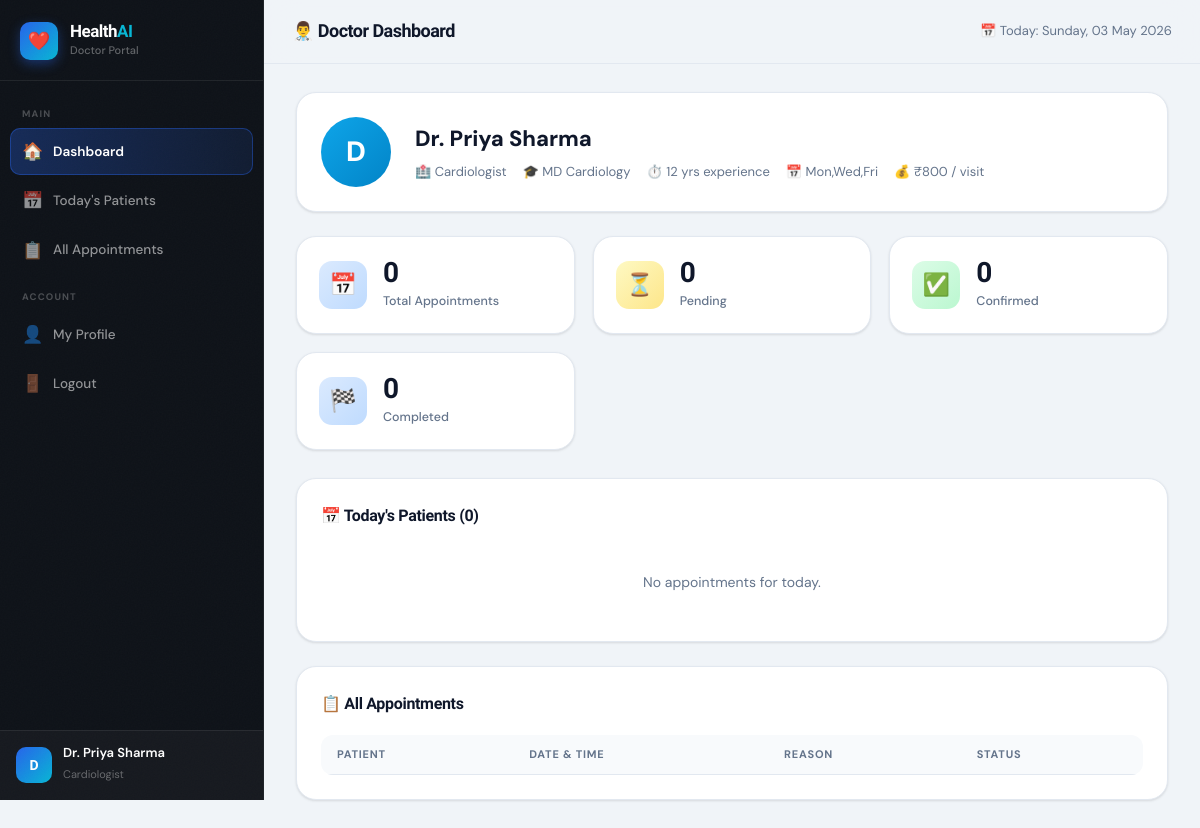
/dashboard/doctor.php (signed in), run on the app's committed database.
### tables this page shows
CREATE TABLE doctors (
    id INT AUTO_INCREMENT PRIMARY KEY,
    user_id INT NOT NULL,
    specialization VARCHAR(100),
    qualification VARCHAR(100),
    experience INT,
    available_days VARCHAR(100),
    fee DECIMAL(10,2),
    hospital VARCHAR(150),
    FOREIGN KEY (user_id) REFERENCES users(id) ON DELETE CASCADE
);

CREATE TABLE users (
    id INT AUTO_INCREMENT PRIMARY KEY,
    name VARCHAR(100) NOT NULL,
    email VARCHAR(100) UNIQUE NOT NULL,
    password VARCHAR(255) NOT NULL,
    role ENUM('patient','doctor','admin') DEFAULT 'patient',
    phone VARCHAR(15),
    gender ENUM('Male','Female','Other'),
    age INT,
    address TEXT,
    profile_pic VARCHAR(255) DEFAULT 'default.png',
    created_at TIMESTAMP DEFAULT CURRENT_TIMESTAMP
);

### dashboard/doctor.php (the view, shortened to what this page needs)
<?php
$db  = getDB();
$uid = (int)$_SESSION['user_id'];
$doctor = $db->query("
    SELECT u.*, d.specialization, d.qualification, d.experience, d.available_days, d.fee, d.hospital
    FROM users u JOIN doctors d ON d.user_id=u.id WHERE u.id=$uid
")->fetch_assoc();
$total_appts     = $db->query("SELECT COUNT(*) c FROM appointments WHERE doctor_id=$uid")->fetch_assoc()['c'];
$pending_appts   = $db->query("SELECT COUNT(*) c FROM appointments WHERE doctor_id=$uid AND status='pending'")->fetch_assoc()['c'];
$confirmed_appts = $db->query("SELECT COUNT(*) c FROM appointments WHERE doctor_id=$uid AND status='confirmed'")->fetch_assoc()['c'];
$completed_appts = $db->query("SELECT COUNT(*) c FROM appointments WHERE doctor_id=$uid AND status='completed'")->fetch_assoc()['c'];
$today = date('Y-m-d');
$stmtToday = $db->prepare("
    SELECT a.*, u.name AS patient_name, u.age, u.gender, u.phone,
           pr.blood_group, pr.allergies, pr.chronic_diseases
    FROM appointments a
    JOIN users u ON a.patient_id=u.id
    LEFT JOIN patient_records pr ON pr.patient_id=u.id
    WHERE a.doctor_id=? AND a.appointment_date=?
    ORDER BY a.appointment_time ASC
");
$stmtToday->bind_param("is", $uid, $today);
$stmtToday->execute();
$todayAppts = $stmtToday->get_result()->fetch_all(MYSQLI_ASSOC);
?>
<!DOCTYPE html>
<html lang="en">
<head>
<link rel="stylesheet" href="../assets/css/style.css">
</head>
<body>
<div class="layout">
  <aside class="sidebar">
    <div class="sidebar-logo"><div class="sidebar-logo-icon">❤️</div><div><h2>Health<span>AI</span></h2><p>Doctor Portal</p></div></div>
    <nav class="sidebar-nav">
      <div class="nav-section">Main</div>
      <a href="doctor.php" class="nav-item active"><span class="nav-icon">🏠</span> Dashboard</a>
      <a href="#today" class="nav-item"><span class="nav-icon">📅</span> Today's Patients</a>
      <a href="#all" class="nav-item"><span class="nav-icon">📋</span> All Appointments</a>
      <div class="nav-section">Account</div>
      <a href="doctor_profile.php" class="nav-item"><span class="nav-icon">👤</span> My Profile</a>
      <a href="../logout.php" class="nav-item"><span class="nav-icon">🚪</span> Logout</a>
    </nav>
    <div class="sidebar-user">
      <div class="avatar"><?= strtoupper(substr($doctor['name'],0,1)) ?></div>
      <div class="user-info">
        <p><?= htmlspecialchars($doctor['name']) ?></p>
        <span><?= htmlspecialchars($doctor['specialization']) ?></span>
      </div>
    </div>
  </aside>
  <div class="main-content">
    <div class="topbar">
      <h1>👨‍⚕️ Doctor Dashboard</h1>
      <span style="font-size:13px;color:#64748b;">📅 Today: <?= date('l, d M Y') ?></span>
    </div>
    <div class="page-content">
      <div class="card" style="margin-bottom:24px;display:flex;gap:24px;align-items:center;flex-wrap:wrap;">
        <div style="width:70px;height:70px;border-radius:50%;background:linear-gradient(135deg,#0ea5e9,#0284c7);color:#fff;display:flex;align-items:center;justify-content:center;font-size:28px;font-weight:800;flex-shrink:0;">
          <?= strtoupper(substr($doctor['name'],0,1)) ?>
        </div>
        <div style="flex:1;">
          <h2 style="font-size:22px;font-weight:800;"><?= htmlspecialchars($doctor['name']) ?></h2>
          <div style="display:flex;flex-wrap:wrap;gap:16px;margin-top:6px;">
            <span style="font-size:13px;color:#64748b;">🏥 <?= htmlspecialchars($doctor['specialization']) ?></span>
            <span style="font-size:13px;color:#64748b;">🎓 <?= htmlspecialchars($doctor['qualification']) ?></span>
            <span style="font-size:13px;color:#64748b;">⏱️ <?= $doctor['experience'] ?> yrs experience</span>
            <span style="font-size:13px;color:#64748b;">📅 <?= htmlspecialchars($doctor['available_days']) ?></span>
            <span style="font-size:13px;color:#64748b;">💰 ₹<?= number_format($doctor['fee'],0) ?> / visit</span>
          </div>
        </div>
      </div>
      <div class="stats-grid">
        <div class="stat-card"><div class="stat-icon blue">📅</div><div><div class="stat-value"><?= $total_appts ?></div><div class="stat-label">Total Appointments</div></div></div>
        <div class="stat-card"><div class="stat-icon orange">⏳</div><div><div class="stat-value"><?= $pending_appts ?></div><div class="stat-label">Pending</div></div></div>
        <div class="stat-card"><div class="stat-icon green">✅</div><div><div class="stat-value"><?= $confirmed_appts ?></div><div class="stat-label">Confirmed</div></div></div>
        <div class="stat-card"><div class="stat-icon blue">🏁</div><div><div class="stat-value"><?= $completed_appts ?></div><div class="stat-label">Completed</div></div></div>
      </div>
      <div class="card" id="today" style="margin-bottom:24px;">
        <h3 class="card-title">📅 Today's Patients (<?= count($todayAppts) ?>)</h3>
        <?php if (empty($todayAppts)): ?>
          <p style="color:#64748b;font-size:14px;text-align:center;padding:24px;">No appointments for today.</p>
        <?php endif; ?>
      </div>
      <div class="card" id="all">
        <h3 class="card-title">📋 All Appointments</h3>
        <div class="table-wrap">
          <table>
            <thead><tr><th>Patient</th><th>Date & Time</th><th>Reason</th><th>Status</th></tr></thead>
          </table>
        </div>
      </div>
    </div>
  </div>
</div>
</body>
</html>

### data on the page
doctors: user.name "D", user.name "Dr. Priya Sharma", specialization "Cardiologist", qualification "MD Cardiology", experience "12", available_days "Mon,Wed,Fri", fee "800"

### other printed values
$total_appts "0"
$pending_appts "0"
$confirmed_appts "0"
$completed_appts "0"
count($todayAppts) "0"
